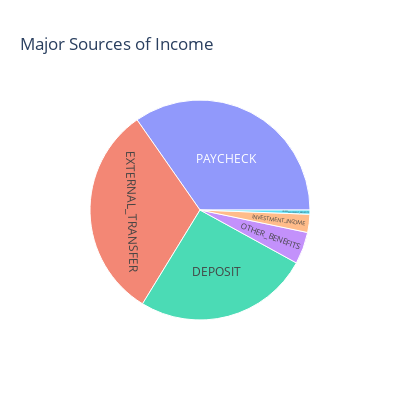

Notebook code cell kept with this figure:
### Code cell
sunburst_income = px.sunburst(
    inflows_rel,
    path=["category"], 
    values="amount",
    title="Major Sources of Income",
    width=400, height=400
)

sunburst_income.write_html('../../result/sunburst_income_sources.html')
sunburst_income.show()

### Figure 1 — Plotly figure (JSON) as saved in the notebook; plotly's stock layout.template omitted (floating-point values rounded to 4 significant figures)
{"data": [{"branchvalues": "total", "domain": {"x": [0, 1], "y": [0, 1]}, "hovertemplate": "labels=%{label}<br>amount=%{value}<br>parent=%{parent}<br>id=%{id}<extra></extra>", "ids": ["DEPOSIT", "EXTERNAL_TRANSFER", "INVESTMENT_INCOME", "OTHER_BENEFITS", "PAYCHECK", "UNEMPLOYMENT_BENEFITS"], "labels": ["DEPOSIT", "EXTERNAL_TRANSFER", "INVESTMENT_INCOME", "OTHER_BENEFITS", "PAYCHECK", "UNEMPLOYMENT_BENEFITS"], "name": "", "parents": ["", "", "", "", "", ""], "type": "sunburst", "values": [66600000.0, 81590000.0, 6887000.0, 12180000.0, 89720000.0, 1610000.0]}], "layout": {"height": 400, "legend": {"tracegroupgap": 0}, "title": {"text": "Major Sources of Income"}, "width": 400}}
